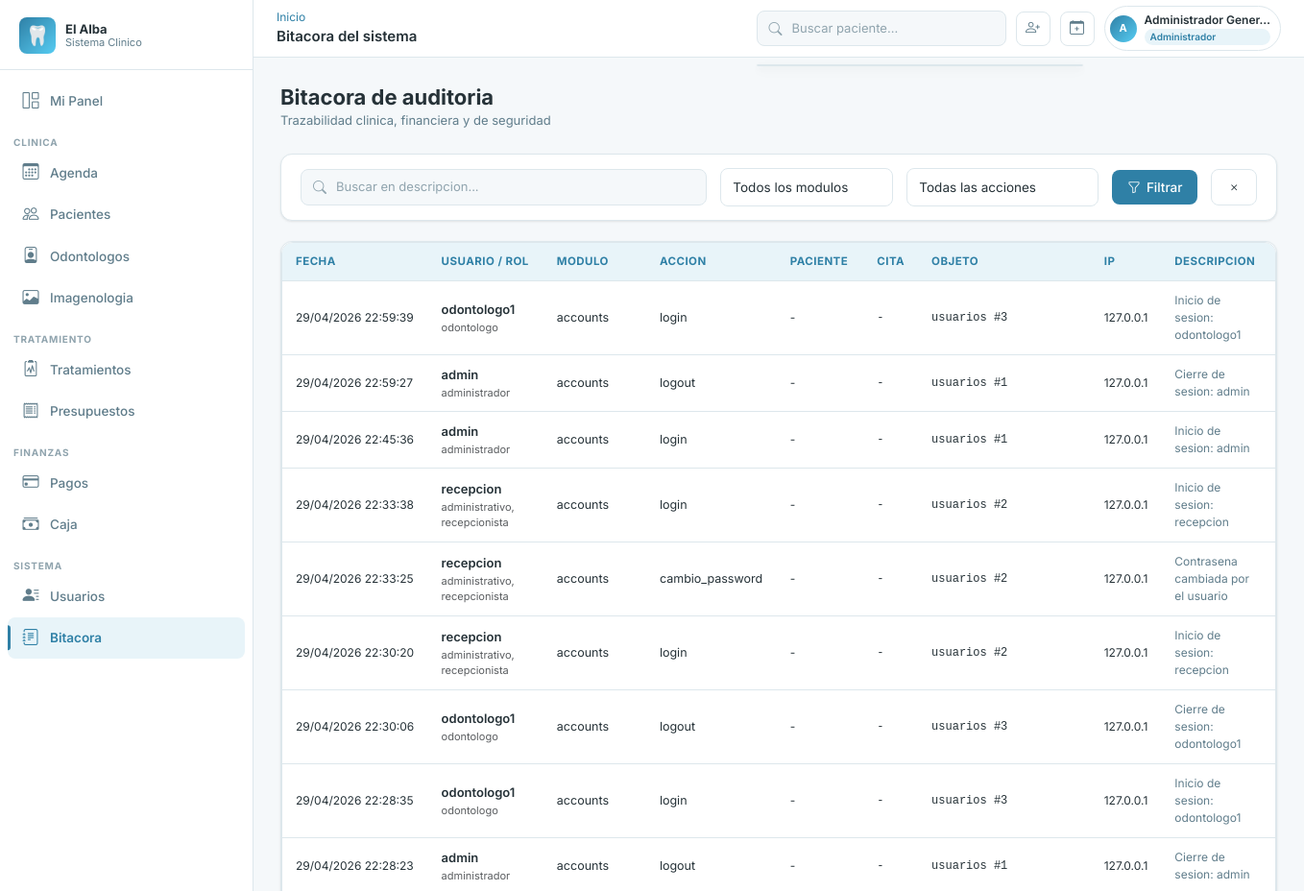
Before: /auditoria/ (signed in, upper part) with the older database file.
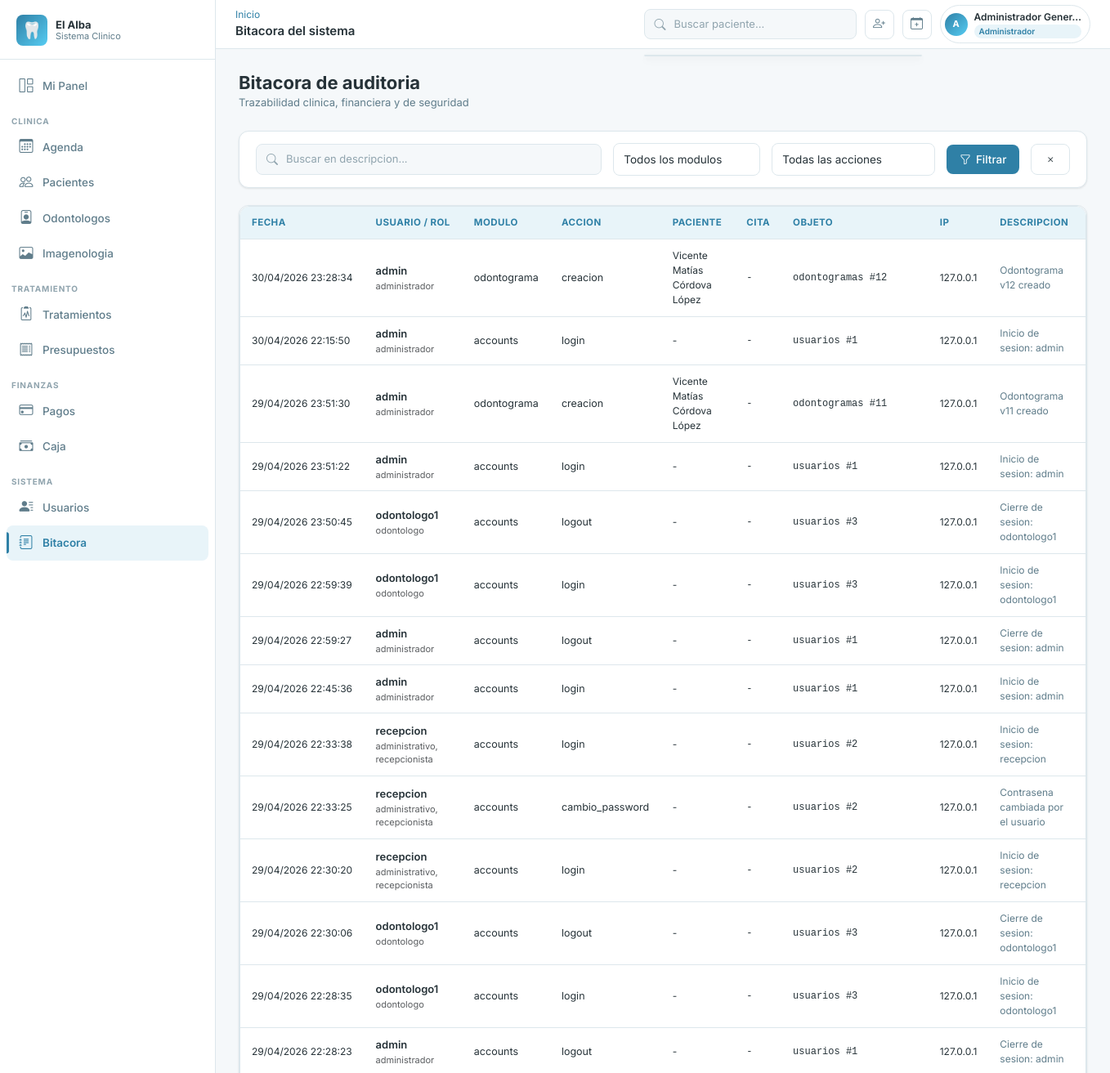
After: the same page with the newer database file.
### apps/auditoria/models.py (models this page shows, shortened)
class Bitacora(models.Model):
    id_bitacora = models.AutoField(primary_key=True)
    id_usuario = models.ForeignKey(
        "accounts.Usuario",
        db_column="id_usuario",
        on_delete=models.RESTRICT,
        related_name="bitacora",
    )
    rol_usuario = models.CharField(max_length=120, null=True, blank=True)
    modulo = models.CharField(max_length=50)
    accion = models.CharField(max_length=50)
    tabla_afectada = models.CharField(max_length=50)
    id_registro_afectado = models.CharField(max_length=50)
    objeto_afectado = models.CharField(max_length=150, null=True, blank=True)
    paciente = models.ForeignKey(
        "pacientes.Paciente",
        on_delete=models.SET_NULL,
        null=True,
        blank=True,
        related_name="eventos_auditoria",
    )
    cita = models.ForeignKey(
        "agenda.Cita",
        on_delete=models.SET_NULL,
        null=True,
        blank=True,
        related_name="eventos_auditoria",
    )
    descripcion = models.CharField(max_length=255, null=True, blank=True)
    fecha_evento = models.DateTimeField(default=timezone.now)
    ip_origen = models.CharField(max_length=45, null=True, blank=True)
    user_agent = models.CharField(max_length=255, null=True, blank=True)
    datos_anteriores = models.JSONField(null=True, blank=True)
    datos_nuevos = models.JSONField(null=True, blank=True)
    class Meta:
        db_table = "bitacora"
        verbose_name = "Registro de Bitácora"
        verbose_name_plural = "Bitácora"
        ordering = ["-fecha_evento"]
        indexes = [
            models.Index(fields=["id_usuario"], name="idx_bitacora_usuario"),
            models.Index(fields=["id_usuario", "fecha_evento"], name="idx_bitacora_usr_fecha"),
            models.Index(fields=["paciente", "fecha_evento"], name="idx_bitacora_paciente_fecha"),
            models.Index(fields=["cita", "fecha_evento"], name="idx_bitacora_cita_fecha"),
        ]

### apps/accounts/models.py (models this page shows, shortened)
class Usuario(AbstractBaseUser):
    ESTADO_ACTIVO = "activo"
    ESTADO_INACTIVO = "inactivo"
    ESTADO_BLOQUEADO = "bloqueado"
    ESTADO_CHOICES = [
        (ESTADO_ACTIVO, "Activo"),
        (ESTADO_INACTIVO, "Inactivo"),
        (ESTADO_BLOQUEADO, "Bloqueado"),
    ]
    id_usuario = models.AutoField(primary_key=True)
    id_persona = models.OneToOneField(
        "personas.Persona",
        db_column="id_persona",
        on_delete=models.RESTRICT,
        related_name="usuario",
    )
    username = models.CharField(max_length=50, unique=True)
    password_hash = models.CharField(max_length=255)
    estado_acceso = models.CharField(
        max_length=20, choices=ESTADO_CHOICES, default=ESTADO_ACTIVO
    )
    ultimo_acceso = models.DateTimeField(null=True, blank=True)
    fecha_creacion = models.DateTimeField(default=timezone.now)
    fecha_actualizacion = models.DateTimeField(auto_now=True)
    is_staff = models.BooleanField(default=False)
    is_superuser = models.BooleanField(default=False)
    PASSWORD_FIELD = "password_hash"
    USERNAME_FIELD = "username"
    REQUIRED_FIELDS = []
    objects = UsuarioManager()
    class Meta:
        db_table = "usuarios"
        verbose_name = "Usuario"
        verbose_name_plural = "Usuarios"
        permissions = [
            ("disable_usuario", "Puede inhabilitar usuario"),
            ("reactivate_usuario", "Puede reactivar usuario"),
            ("reset_password_usuario", "Puede resetear password de usuario"),
        ]
    def has_perm(self, perm, obj=None):
        if self.is_superuser:
            return True
    def has_perms(self, perm_list, obj=None):
        if not isinstance(perm_list, (list, tuple)):
            perm_list = [perm_list]
        return all(self.has_perm(perm, obj) for perm in perm_list)
    def tiene_rol(self, *roles: str) -> bool:
        if self.is_superuser:
            return True
    @property
    def password(self):
        return self.password_hash
    @password.setter
    def password(self, value):
        self.password_hash = value
    @property
    def nombre_completo(self):
        try:
            return self.id_persona.nombre_completo
        except Exception:
            return self.username

### apps/pacientes/models.py (models this page shows, shortened)
class Paciente(InhabilitableModel, AuditableModel):
    id_paciente = models.AutoField(primary_key=True)
    id_persona = models.OneToOneField(
        "personas.Persona",
        db_column="id_persona",
        on_delete=models.RESTRICT,
        related_name="paciente",
    )
    contacto_emergencia_nombre = models.CharField(max_length=120, null=True, blank=True)
    contacto_emergencia_telefono = models.CharField(max_length=20, null=True, blank=True)
    observaciones_administrativas = models.TextField(null=True, blank=True)
    fecha_registro = models.DateTimeField(default=timezone.now)
    class Meta:
        db_table = "pacientes"
        verbose_name = "Paciente"
        verbose_name_plural = "Pacientes"
        permissions = [
            ("disable_paciente", "Puede inhabilitar paciente"),
            ("reactivate_paciente", "Puede reactivar paciente"),
        ]
        indexes = [
            models.Index(fields=["id_persona"], name="idx_pacientes_persona"),
        ]
    @property
    def nombre_completo(self):
        return self.id_persona.nombre_completo

### apps/personas/models.py (models this page shows, shortened)
class Persona(models.Model):
    ESTADO_ACTIVO = "activo"
    ESTADO_INACTIVO = "inactivo"
    ESTADO_CHOICES = [
        (ESTADO_ACTIVO, "Activo"),
        (ESTADO_INACTIVO, "Inactivo"),
    ]
    id_persona = models.AutoField(primary_key=True)
    rut = models.CharField(max_length=12, unique=True)
    nombres = models.CharField(max_length=80)
    apellido_paterno = models.CharField(max_length=50)
    apellido_materno = models.CharField(max_length=50, null=True, blank=True)
    fecha_nacimiento = models.DateField(null=True, blank=True)
    id_sexo = models.ForeignKey(
        Sexo,
        db_column="id_sexo",
        on_delete=models.RESTRICT,
        null=True,
        blank=True,
        related_name="personas",
    )
    correo = models.CharField(max_length=120, unique=True, null=True, blank=True)
    telefono = models.CharField(max_length=20, null=True, blank=True)
    direccion = models.CharField(max_length=150, null=True, blank=True)
    comuna = models.CharField(max_length=80, null=True, blank=True)
    ciudad = models.CharField(max_length=80, null=True, blank=True)
    estado_persona = models.CharField(
        max_length=20, choices=ESTADO_CHOICES, default=ESTADO_ACTIVO
    )
    fecha_creacion = models.DateTimeField(default=timezone.now)
    fecha_actualizacion = models.DateTimeField(auto_now=True)
    class Meta:
        db_table = "personas"
        verbose_name = "Persona"
        verbose_name_plural = "Personas"
        indexes = [
            models.Index(fields=["rut"], name="idx_personas_rut"),
            models.Index(fields=["id_sexo"], name="idx_personas_id_sexo"),
        ]
    @property
    def nombre_completo(self) -> str:
        partes = [self.nombres, self.apellido_paterno]
        if self.apellido_materno:
            partes.append(self.apellido_materno)
        return " ".join(partes)

### apps/auditoria/views.py (the view)
# urls.py: path("", views.BitacoraListView.as_view(), name="lista"),
class BitacoraListView(PermisoRequeridoMixin, ListView):
    permission_required = "auditoria.view_bitacora"
    template_name = "auditoria/lista.html"
    context_object_name = "registros"
    paginate_by = 50
    queryset = (
        Bitacora.objects.select_related("id_usuario__id_persona")
        .order_by("-fecha_evento")
    )
    MODULOS = ["accounts", "pacientes", "agenda", "fichas", "caja",
               "pagos", "presupuestos", "tratamientos", "antecedentes", "odontograma",
               "imagenologia"]
    ACCIONES = ["login", "logout", "creacion", "edicion", "eliminacion",
                "cambio_estado", "apertura", "cierre", "movimiento",
                "inicio_atencion", "finalizacion_atencion", "visualizacion",
                "descarga", "subida_archivo", "anulacion", "acceso_denegado"]
    def get_queryset(self):
        qs = super().get_queryset()
        q = self.request.GET.get("q", "").strip()
        modulo = self.request.GET.get("modulo", "")
        accion = self.request.GET.get("accion", "")
        if q:
            qs = qs.filter(descripcion__icontains=q)
        if modulo:
            qs = qs.filter(modulo=modulo)
        if accion:
            qs = qs.filter(accion=accion)
        return qs
    def get_context_data(self, **kwargs):
        ctx = super().get_context_data(**kwargs)
        ctx["modulos_disponibles"] = self.MODULOS
        ctx["acciones_disponibles"] = self.ACCIONES
        return ctx

### apps/core/context_processors.py (called while the page is built)
def clinica_context(request):
    ctx = {
        "CLINICA_NOMBRE": settings.CLINICA_NOMBRE,
        "CLINICA_RUT": settings.CLINICA_RUT,
        "CLINICA_DIRECCION": settings.CLINICA_DIRECCION,
        "CLINICA_TELEFONO": settings.CLINICA_TELEFONO,
        "CLINICA_EMAIL": settings.CLINICA_EMAIL,
    }
    if request.user.is_authenticated:
        ctx["usuario_roles"] = list(
            request.user.usuario_roles.filter(rol__estado_rol="activo")
            .values_list("rol__nombre", flat=True)
        )
        try:
            from apps.caja.models import Caja
            ctx["caja_usuario"] = Caja.objects.filter(
                id_usuario_apertura=request.user,
                estado_caja="abierta",
            ).first()
        except Exception:
            ctx["caja_usuario"] = None
    return ctx

### apps/core/templatetags/core_tags.py (called while the page is built)
@register.filter(name='user_tiene_rol')
def user_tiene_rol(user, roles_str):
    if not user or not user.is_authenticated:
        return False
    roles = [r.strip() for r in roles_str.split(',')]
    if hasattr(user, 'tiene_rol'):
        return user.tiene_rol(*roles)
    return False

### templates/auditoria/lista.html (shortened to what this page needs)
{% extends 'base.html' %}
{% block topbar_title %}Bitacora del sistema{% endblock %}
{% block content %}
<div class="page-header">
  <div>
    <h1 class="page-title">Bitacora de auditoria</h1>
    <p class="page-subtitle">Trazabilidad clinica, financiera y de seguridad</p>
  </div>
</div>
<div class="card mb-4">
  <div class="card-body" style="padding:14px 20px;">
    <form method="get" class="d-flex gap-3 flex-wrap align-items-center">
      <div class="search-box" style="flex:1;min-width:200px;">
        <i class="bi bi-search" style="color:var(--color-texto-muy-suave);"></i>
        <input type="search" name="q" value="{{ request.GET.q }}" placeholder="Buscar en descripcion...">
      </div>
      <select name="modulo" class="form-select" style="max-width:180px;">
        <option value="">Todos los modulos</option>
      </select>
      <select name="accion" class="form-select" style="max-width:200px;">
        <option value="">Todas las acciones</option>
      </select>
      <button type="submit" class="btn btn-primary"><i class="bi bi-funnel"></i> Filtrar</button>
      <a href="{% url 'auditoria:lista' %}" class="btn btn-outline"><i class="bi bi-x"></i></a>
    </form>
  </div>
</div>
<div class="card">
  <div class="table-wrapper">
    <table class="alba-table audit-table">
      <thead>
        <tr>
          <th>Fecha</th>
          <th>Usuario / rol</th>
          <th>Modulo</th>
          <th>Accion</th>
          <th>Paciente</th>
          <th>Cita</th>
          <th>Objeto</th>
          <th>IP</th>
          <th>Descripcion</th>
        </tr>
      </thead>
      <tbody>
        {% for reg in registros %}
        <tr>
          <td style="white-space:nowrap;font-size:12px;">{{ reg.fecha_evento|date:"d/m/Y H:i:s" }}</td>
          <td>
            <div style="font-weight:600;font-size:13px;">{{ reg.id_usuario.username }}</div>
            <div class="text-muted" style="font-size:11px;">{{ reg.rol_usuario|default:"-" }}</div>
          </td>
          <td><span class="audit-chip chip-blue">{{ reg.modulo }}</span></td>
          <td><span class="audit-chip chip-purple">{{ reg.accion }}</span></td>
          <td style="font-size:12px;">{% if reg.paciente %}{{ reg.paciente.nombre_completo }}{% else %}-{% endif %}</td>
          <td style="font-family:monospace;font-size:12px;">{% if reg.cita_id %}#{{ reg.cita_id }}{% else %}-{% endif %}</td>
          <td style="font-family:monospace;font-size:12px;">{{ reg.tabla_afectada }} #{{ reg.id_registro_afectado }}</td>
          <td style="font-size:12px;">{{ reg.ip_origen|default:"-" }}</td>
          <td style="font-size:12px;color:var(--color-texto-suave);">{{ reg.descripcion|default:"-"|truncatechars:100 }}</td>
        </tr>
        {% empty %}
        <tr><td colspan="9">
          <div class="empty-state" style="padding:40px;">
            <div class="empty-state-title">Sin registros de auditoria</div>
          </div>
        </td></tr>
        {% endfor %}
      </tbody>
    </table>
  </div>
</div>
{% endblock %}

### templates/base.html (shortened to what the changed rows need)
{% load static core_tags %}
<!DOCTYPE html>
<html lang="es">
<head>
  <link rel="stylesheet" href="https://cdn.jsdelivr.net/npm/bootstrap-icons@1.11.3/font/bootstrap-icons.min.css">
  <link href="https://cdn.jsdelivr.net/npm/bootstrap@5.3.3/dist/css/bootstrap.min.css" rel="stylesheet">
  <link rel="stylesheet" href="{% static 'css/main.css' %}">
</head>
<body>
<div class="app-wrapper">
  <div class="main-content">
    <header class="topbar" role="banner">
      <div class="topbar-actions">
        <div class="topbar-user-chip" id="topbar-user-menu" role="button" tabindex="0" aria-label="Menu de usuario">
          <div class="d-none d-md-block">
            <div class="topbar-user-name">{{ request.user.nombre_completo|truncatechars:20 }}</div>
            {% for rol in usuario_roles|slice:":1" %}
            <div class="topbar-role-chip">{{ rol }}</div>
            {% endfor %}
          </div>
        </div>
      </div>
    </header>
    <main class="page-content" id="main-content" tabindex="-1">
      {% block content %}{% endblock %}
    </main>
  </div>
</div>
</body>
</html>

Changed rows visible on the page:
added Bitacora: fecha_evento "30/04/2026 23:28:34", id_usuario.username "admin", rol_usuario "administrador", modulo "odontograma", accion "creacion", paciente.nombre_completo "Vicente Matías Córdova López", tabla_afectada "odontogramas", id_registro_afectado "12", ip_origen "127.0.0.1", descripcion "Odontograma v12 creado"
added Bitacora: fecha_evento "30/04/2026 22:15:50", id_usuario.username "admin", rol_usuario "administrador", modulo "accounts", accion "login", tabla_afectada "usuarios", id_registro_afectado "1", ip_origen "127.0.0.1", descripcion "Inicio de sesion: admin"
added Bitacora: fecha_evento "29/04/2026 23:51:30", id_usuario.username "admin", rol_usuario "administrador", modulo "odontograma", accion "creacion", paciente.nombre_completo "Vicente Matías Córdova López", tabla_afectada "odontogramas", id_registro_afectado "11", ip_origen "127.0.0.1", descripcion "Odontograma v11 creado"
added Bitacora: fecha_evento "29/04/2026 23:51:22", id_usuario.username "admin", rol_usuario "administrador", modulo "accounts", accion "login", tabla_afectada "usuarios", id_registro_afectado "1", ip_origen "127.0.0.1", descripcion "Inicio de sesion: admin"
added Bitacora: fecha_evento "29/04/2026 23:50:45", id_usuario.username "odontologo1", rol_usuario "odontologo", modulo "accounts", accion "logout", tabla_afectada "usuarios", id_registro_afectado "3", ip_origen "127.0.0.1", descripcion "Cierre de sesion: odontologo1"
